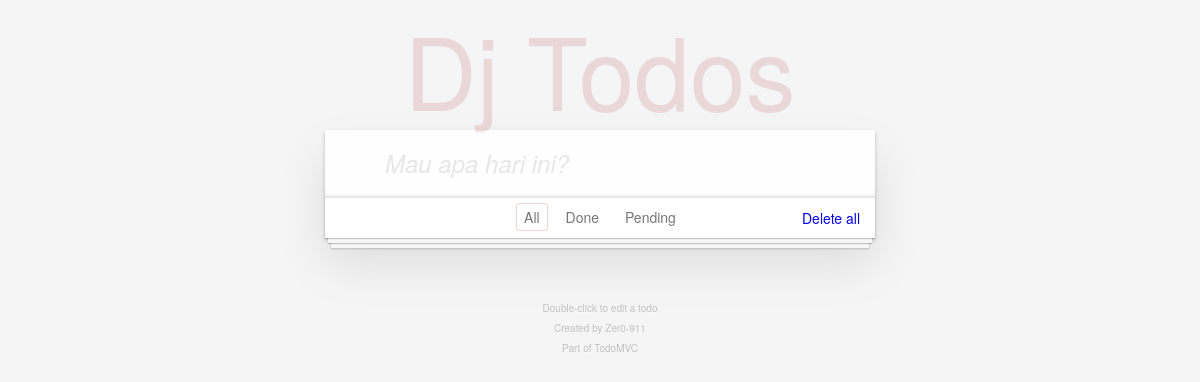
Page /todo/ on the earlier database version.
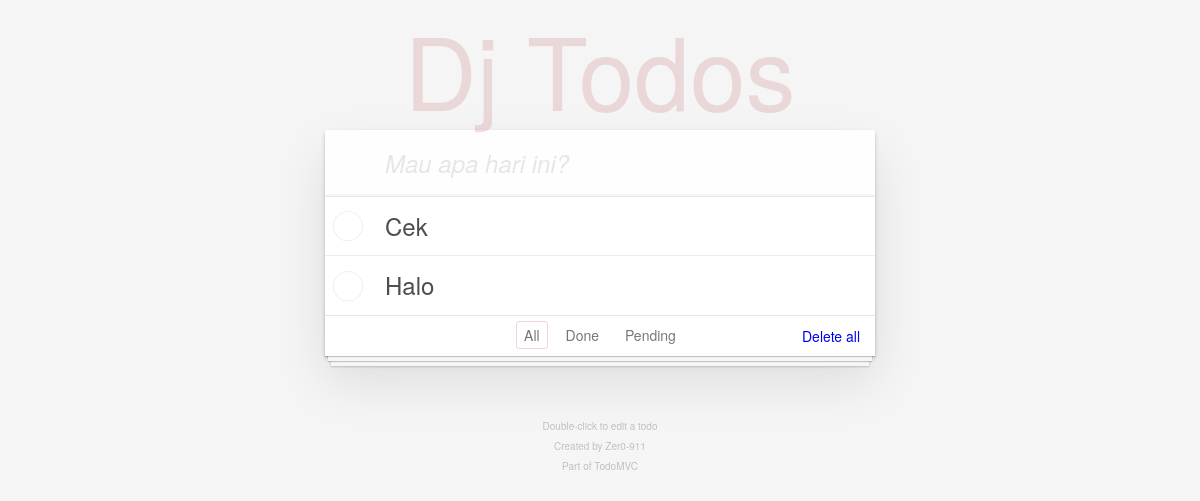
Same page on the later database version.
### todo/models.py (models this page shows, shortened)
class Todo(models.Model):
    title = models.TextField(max_length=200)
    status = models.BooleanField(default=False)

### todo/views.py (the view)
# urls.py: path('', views.index, name='index'),
def index(request):
    items = Todo.objects.order_by("-id")
    return render(request, 'todo/index.html', {'items': items})

### todo/templates/todo/index.html (shortened to what this page needs)
<!DOCTYPE html>
<html lang="en">
  {% load static %}
  <head>
    <link rel="stylesheet" href="{% static 'todo/css/index.css' %}" />
  </head>
  <body>
    <section class="todoapp">
      <header class="header">
        <h1>Dj Todos</h1>
        <form method="POST" action="{% url 'create' %}">
          <input class="new-todo" placeholder="Mau apa hari ini?" name="title" autofocus>
        </form>
      </header>
      <section class="main">
        <ul class="todo-list">
          {% if items %} {% for item in items %}
          <li {% if item.status %}class="completed" {% endif %}>
            <div class="view">
              <form action="{% url 'update' item.id %}" method="post">
              <label>{{ item.title }}</label>
              </form>
            </div>
          </li>
          {% endfor %}
          {% endif %}
        </ul>
      </section>
      <footer class="footer">
        <ul class="filters">
          <li>
            <a {% if request.path == '/todo/' %}class="selected" {% endif %} href="{% url 'index' %}">All</a>
          </li>
          <li>
            <a {% if request.path == '/todo/done/' %}class="selected" {% endif %} href="{% url 'done' %}">Done</a>
          </li>
          <li>
            <a {% if request.path == '/todo/pending/' %}class="selected" {% endif %} href="{% url 'pending' %}">Pending</a>
          </li>
        </ul>
        <a href="{% url 'delete_all' %}" class="clear-completed">Delete all</a>
      </footer>
    </section>
    <footer class="info">
      <p>Double-click to edit a todo</p>
      <p>Created by <a href="http://todomvc.com">Zer0-911</a></p>
      <p>Part of <a href="http://todomvc.com">TodoMVC</a></p>
    </footer>
  </body>
</html>

### todo/static/todo/css/index.css (style rules this page uses)
html, body { margin: 0; padding: 0; }
body { font: 14px "Helvetica Neue", Helvetica, Arial, sans-serif; line-height: 1.4em; background: #f5f5f5; color: #4d4d4d; min-width: 230px; max-width: 550px; margin: 0 auto; -webkit-font-smoothing: antialiased; -moz-osx-font-smoothing: grayscale; font-weight: 300; }
.todoapp { background: #fff; margin: 130px 0 40px 0; position: relative; box-shadow: 0 2px 4px 0 rgba(0, 0, 0, 0.2), 0 25px 50px 0 rgba(0, 0, 0, 0.1); }
.todoapp h1 { position: absolute; top: -155px; width: 100%; font-size: 100px; font-weight: 100; text-align: center; color: rgba(175, 47, 47, 0.15); -webkit-text-rendering: optimizeLegibility; -moz-text-rendering: optimizeLegibility; text-rendering: optimizeLegibility; }
.new-todo, .edit { position: relative; margin: 0; width: 100%; font-size: 24px; font-family: inherit; font-weight: inherit; line-height: 1.4em; border: 0; color: inherit; padding: 6px; border: 1px solid #999; box-shadow: inset 0 -1px 5px 0 rgba(0, 0, 0, 0.2); box-sizing: border-box; -webkit-font-smoothing: antialiased; -moz-osx-font-smoothing: grayscale; }
.new-todo { padding: 16px 16px 16px 60px; border: none; background: rgba(0, 0, 0, 0.003); box-shadow: inset 0 -2px 1px rgba(0, 0, 0, 0.03); }
.main { position: relative; z-index: 2; border-top: 1px solid #e6e6e6; }
.todo-list { margin: 0; padding: 0; list-style: none; }
.todo-list li { position: relative; font-size: 24px; border-bottom: 1px solid #ededed; }
.todo-list li:last-child { border-bottom: none; }
.todo-list li .toggle + label { background-repeat: no-repeat; background-position: center left; }
.todo-list li label { word-break: break-all; padding: 15px 15px 15px 60px; display: block; line-height: 1.2; transition: color 0.4s; }
.footer { color: #777; padding: 10px 15px; height: 20px; text-align: center; border-top: 1px solid #e6e6e6; }
.footer:before { content: ""; position: absolute; right: 0; bottom: 0; left: 0; height: 50px; overflow: hidden; box-shadow: 0 1px 1px rgba(0, 0, 0, 0.2), 0 8px 0 -3px #f6f6f6, 0 9px 1px -3px rgba(0, 0, 0, 0.2), 0 16px 0 -6px #f6f6f6, 0 17px 2px -6px rgba(0, 0, 0, 0.2); }
.filters { margin: 0; padding: 0; list-style: none; position: absolute; right: 0; left: 0; }
.filters li { display: inline; }
.filters li a { color: inherit; margin: 3px; padding: 3px 7px; text-decoration: none; border: 1px solid transparent; border-radius: 3px; }
.filters li a.selected { border-color: rgba(175, 47, 47, 0.2); }
.clear-completed, html .clear-completed:active { float: right; position: relative; line-height: 20px; text-decoration: none; cursor: pointer; }
.info { margin: 65px auto 0; color: #bfbfbf; font-size: 10px; text-shadow: 0 1px 0 rgba(255, 255, 255, 0.5); text-align: center; }
.info p { line-height: 1; }
.info a { color: inherit; text-decoration: none; font-weight: 400; }

Differences in the rows shown:
added Todo: title "Cek"
added Todo: title "Halo"
